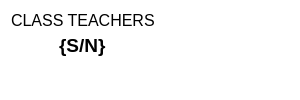
                      <widget class="QFrame" name="frame_5">
                       <property name="sizePolicy">
                        <sizepolicy hsizetype="Fixed" vsizetype="Fixed">
                         <horstretch>0</horstretch>
                         <verstretch>0</verstretch>
                        </sizepolicy>
                       </property>
                       <property name="minimumSize">
                        <size>
                         <width>300</width>
                         <height>100</height>
                        </size>
                       </property>
                       <property name="maximumSize">
                        <size>
                         <width>300</width>
                         <height>100</height>
                        </size>
                       </property>
                       <property name="styleSheet">
                        <string notr="true">background-color:white;</string>
                       </property>
                       <layout class="QHBoxLayout" name="horizontalLayout_13">
                        <item alignment="Qt::AlignmentFlag::AlignLeft|Qt::AlignmentFlag::AlignTop">
                         <widget class="QFrame" name="frame_19">
                          <property name="styleSheet">
                           <string notr="true">border:none;</string>
                          </property>
                          <property name="frameShape">
                           <enum>QFrame::Shape::NoFrame</enum>
                          </property>
                          <property name="frameShadow">
                           <enum>QFrame::Shadow::Raised</enum>
                          </property>
                          <layout class="QVBoxLayout" name="verticalLayout_22">
                           <property name="spacing">
                            <number>4</number>
                           </property>
                           <property name="leftMargin">
                            <number>0</number>
                           </property>
                           <property name="topMargin">
                            <number>0</number>
                           </property>
                           <property name="rightMargin">
                            <number>0</number>
                           </property>
                           <property name="bottomMargin">
                            <number>0</number>
                           </property>
                           <item alignment="Qt::AlignmentFlag::AlignHCenter|Qt::AlignmentFlag::AlignTop">
                            <widget class="QLabel" name="label_19">
                             <property name="font">
                              <font>
                               <pointsize>12</pointsize>
                              </font>
                             </property>
                             <property name="text">
                              <string>CLASS TEACHERS</string>
                             </property>
                            </widget>
                           </item>
                           <item alignment="Qt::AlignmentFlag::AlignHCenter|Qt::AlignmentFlag::AlignTop">
                            <widget class="QLabel" name="class_teachers_nbr">
                             <property name="text">
                              <string>&lt;html&gt;&lt;head/&gt;&lt;body&gt;&lt;p&gt;&lt;span style=&quot; font-size:14pt; font-weight:600;&quot;&gt;{S/N}&lt;/span&gt;&lt;/p&gt;&lt;/body&gt;&lt;/html&gt;</string>
                             </property>
                            </widget>
                           </item>
                          </layout>
                         </widget>
                        </item>
                        <item alignment="Qt::AlignmentFlag::AlignRight|Qt::AlignmentFlag::AlignTop">
                         <widget class="QFrame" name="frame_20">
                          <property name="styleSheet">
                           <string notr="true">border:none;</string>
                          </property>
                          <property name="frameShape">
                           <enum>QFrame::Shape::NoFrame</enum>
                          </property>
                          <property name="frameShadow">
                           <enum>QFrame::Shadow::Raised</enum>
                          </property>
                          <layout class="QVBoxLayout" name="verticalLayout_23">
                           <property name="spacing">
                            <number>0</number>
                           </property>
                           <property name="leftMargin">
                            <number>0</number>
                           </property>
                           <property name="topMargin">
                            <number>0</number>
                           </property>
                           <property name="bottomMargin">
                            <number>0</number>
                           </property>
                           <item alignment="Qt::AlignmentFlag::AlignRight|Qt::AlignmentFlag::AlignTop">
                            <widget class="QLabel" name="label_20">
                             <property name="minimumSize">
                              <size>
                               <width>0</width>
                               <height>0</height>
                              </size>
                             </property>
                             <property name="text">
                              <string/>
                             </property>
                             <property name="pixmap">
                              <pixmap resource="Resources/icons/skyblue/skyblue.qrc">:/skyblue_icons/users.svg</pixmap>
                             </property>
                             <property name="scaledContents">
                              <bool>false</bool>
                             </property>
                            </widget>
                           </item>
                          </layout>
                         </widget>
                        </item>
                       </layout>
                      </widget>
